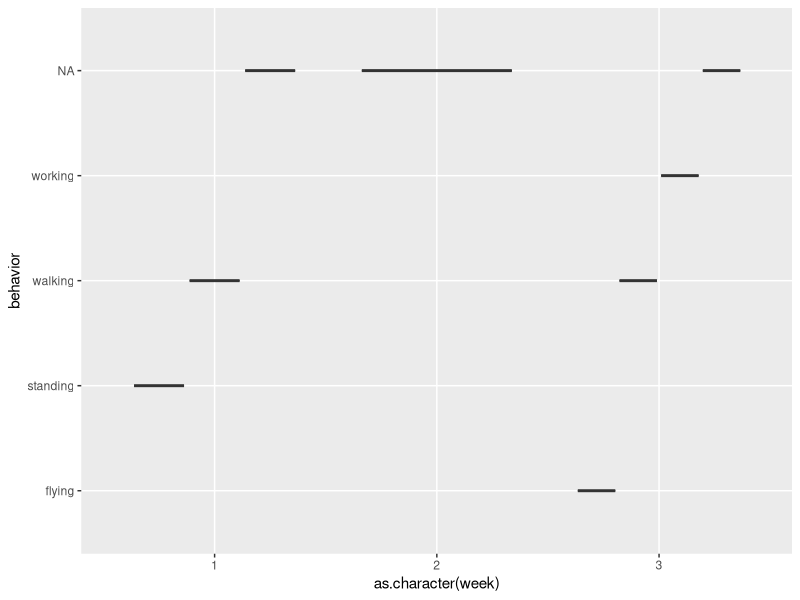

The R script that drew this image:
## ---- chunk 1
library(tidyverse)
vids <- read_csv("data/2018_MNP_camtrap_videos.csv")
#summary(vids)
library(skimr)
skim(vids)

## ---- chunk 2
ggplot(vids, aes(as.character(week), behavior)) +
  geom_boxplot()

